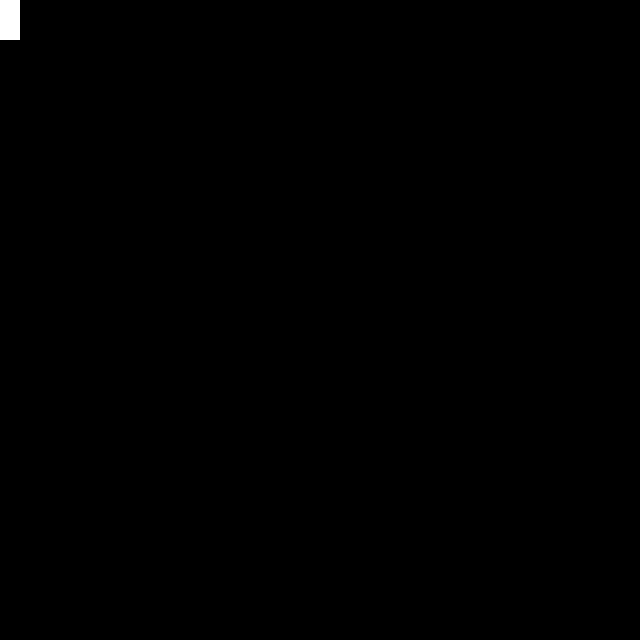
Frame 1 (no input)
Frame 60 (the mouse pressed at the canvas centre just before this capture): identical to frame 1, image omitted
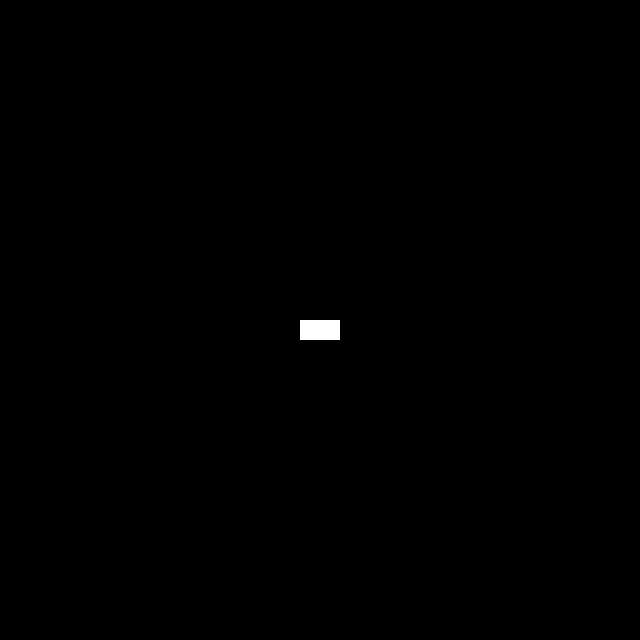
Frame 120 (the mouse held since frame 60 and released just before this capture)

The Processing sketch that drew these frames (run headless with seeded random() and noise(); from frame 60 on, the mouse is pressed at the canvas centre):

// Processing sketch: hover_squares
// ── hover_squares.pde
	
	// DOESNT WORK
	
	int sqsize = 20;
	int sqnumeach;
	
	Square[][] squares;
	
	void setup() {
		size(640, 640);
		
		sqnumeach = floor((width / sqsize));
		
		squares = new Square[ sqnumeach ][ sqnumeach ];
		
		// initialize squares
		for(int y = 0; y < sqnumeach; y++) {
			int offset_y = (y * sqsize);
			
			for(int x = 0; x < sqnumeach; x++) {
				int offset_x = (x * sqsize);
				
				squares[ y ][ x ] = new Square(offset_x, offset_y, sqsize);
			}
		}
		
		// setup neighbors
		for(int y = 0; y < sqnumeach; y++) {
			for(int x = 0; x < sqnumeach; x++) {
				// up
				if(y > 0) {
					squares[ y ][ x ].setNeighborRight(squares[ (y - 1) ][ x ]);
				}
				
				// right
				if(x < (sqnumeach - 1)) {
					squares[ y ][ x ].setNeighborRight(squares[ y ][ (x + 1) ]);
				}
				
				// down
				if(y < (sqnumeach - 1)) {
					squares[ y ][ x ].setNeighborRight(squares[ (y + 1) ][ x ]);
				}
				
				// left
				if(x > 0) {
					squares[ y ][ x ].setNeighborRight(squares[ y ][ (x - 1) ]);
				}
			}
		}
	}
	
	void draw() {
		// update
		for(int y = 0; y < sqnumeach; y++) {
			for(int x = 0; x < sqnumeach; x++) {
				squares[ y ][ x ].update();
			}
		}
		
		// draw
		for(int y = 0; y < sqnumeach; y++) {
			for(int x = 0; x < sqnumeach; x++) {
				squares[ y ][ x ].draw();
			}
		}
	}
	
// ── Square.pde
	
	class Square {
		public static final int UP = 0;
		public static final int RIGHT = 1;
		public static final int DOWN = 2;
		public static final int LEFT = 3;
		
		int x_left;
		int x_right;
		int y_top;
		int y_bottom;
		int size;
		
		boolean mouse_over = false;
		
		boolean neighbor_up_exists = false;
		Square neighbor_up;
		
		boolean neighbor_right_exists = false;
		Square neighbor_right;
		
		boolean neighbor_down_exists = false;
		Square neighbor_down;
		
		boolean neighbor_left_exists = false;
		Square neighbor_left;
		
		float glow;
		
		color cell_col;
		
		Square(int x_left_, int y_top_, int size_) {
			x_left = x_left_;
			y_top = y_top_;
			size = size_;
			
			x_right = (x_left + size);
			y_bottom = (y_top + size);
			
			cell_col = color(random(0, 255), random(0, 255), random(0, 255));
			
			glow = 0;
		}
		
		void setNeighborUp(Square neighbor_) {
			neighbor_up_exists = true;
			neighbor_up = neighbor_;
		}
		
		void setNeighborRight(Square neighbor_) {
			neighbor_right_exists = true;
			neighbor_right = neighbor_;
		}
		
		void setNeighborDown(Square neighbor_) {
			neighbor_down_exists = true;
			neighbor_down = neighbor_;
		}
		
		void setNeighborLeft(Square neighbor_) {
			neighbor_left_exists = true;
			neighbor_left = neighbor_;
		}
		
		boolean isMouseOver() {
			if((mouseX < x_left) || (mouseY < y_top)) {
				return false;
			}
			
			if((mouseX >= x_right) || (mouseY >= y_bottom)) {
				return false;
			}
			
			return true;
		}
		
		void receiveGlow(float glow_) {
			glow = constrain((glow + glow_), 0, 1);
		}
		
		void glowNeighbors() {
			int num_glows = 0;
			
			if(neighbor_up_exists) {
				num_glows += 1;
			}
			
			if(neighbor_right_exists) {
				num_glows += 1;
			}
			
			if(neighbor_down_exists) {
				num_glows += 1;
			}
			
			if(neighbor_left_exists) {
				num_glows += 1;
			}
			
			float glow_each = (glow / num_glows);
			
			if(glow_each >= 0.01) {
				if(neighbor_up_exists) {
					neighbor_up.receiveGlow(glow_each);
				}
				
				if(neighbor_right_exists) {
					neighbor_right.receiveGlow(glow_each);
				}
				
				if(neighbor_down_exists) {
					neighbor_down.receiveGlow(glow_each);
				}
				
				if(neighbor_left_exists) {
					neighbor_left.receiveGlow(glow_each);
				}
			}
		}
		
		void update() {
			boolean was_mouse_over = mouse_over;
			mouse_over = isMouseOver();
			
			if(mouse_over) {
				glow = 1.0;
				
				glowNeighbors();
			}
		}
		
		void draw() {
			cell_col = color(round( ((float)255 * glow) ));
			
			pushMatrix();
			pushStyle();
			
			noStroke();
			fill(cell_col);
			
			rect(x_left, y_top, size, size);
			
			popStyle();
			popMatrix();
			
			glow = 0;
		}
	}
	
